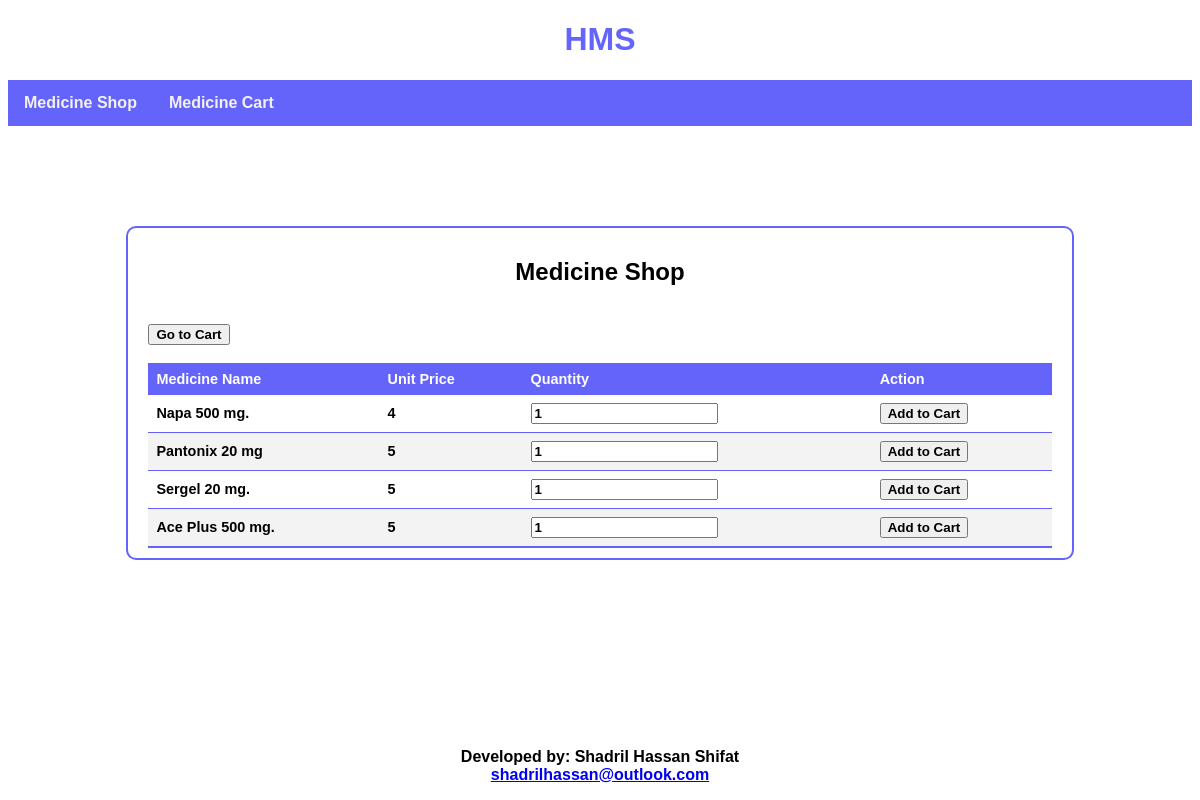
/HMS/patient/views/Medicineshop_patient.php, run on the app's committed database.
### tables this page shows
CREATE TABLE `product_data` (
  `pid` int(10) NOT NULL,
  `pname` varchar(30) NOT NULL,
  `pstock` int(10) NOT NULL,
  `unitprice` decimal(10,0) NOT NULL
);

### HMS/patient/models/MedicineshopDB_patient.php (called while the page is built, shortened)
<?php
	function viewMedicine(){
		$conn = mysqli_connect("localhost", "root", "", "hms");
        $stmt = mysqli_stmt_init($conn);
        $sql = "SELECT * FROM product_data";
        mysqli_stmt_prepare($stmt, $sql);
        mysqli_stmt_execute($stmt);
        $result = mysqli_stmt_get_result($stmt);
        return $result;
	}
?>

### HMS/patient/views/Medicineshop_patient.php (the view, shortened to what this page needs)
<?php
    include "Header1.php";
?>
<!DOCTYPE html>
<html lang="en">
<head>
    <link rel="stylesheet" type="text/css" href="css/Medshop.css">
</head>
<body>
    <div class="main">
    <h2>Medicine Shop</h2>
    <br>
    <a href="Medicinecart_patient.php"><button id="link">Go to Cart</button></a>
    <br>
    <br>
    <table class="shop">
        <thead>
            <tr>
                <th>Medicine Name</th>
                <th>Unit Price</th>
                <th>Quantity</th>
                <th>Action</th>
            </tr>
        </thead>
        <tbody id="tabledata1">
            <?php
                require "../models/MedicineshopDB_patient.php";
                $result=viewMedicine();
                if($result->num_rows>0){
                    while($row=mysqli_fetch_assoc($result)){
                        echo "
                            <form class='frm' action='../controllers/MedicineshopAction_patient.php' method='POST' novalidate onsubmit='return medShop(this);'>
                            <tr>
                                <td>".$row['pname']."</td>
                                <td>".$row['unitprice']."</td>
                                <td> <input type='number' name='qty' class='qty' value=1> </td>
                                <input type='hidden' name='id' value=".$row['pid'].">
                                <input type='hidden' name='name' value=".$row['pname'].">
                                <input type='hidden' name='price' value=".$row['unitprice'].">
                                <td>  <button type='submit'>Add to Cart</button></td>
                            </tr>
                            </form>
                            ";
                    }
                }
            ?>
        </tbody>
    </table>
    </div>
</body>
<?php
    include "Footer.php";
?>
</html>

### HMS/patient/views/css/Nav.css (style rules this page uses)
* { font-family: Arial, Helvetica, sans-serif; box-sizing: border-box; }

### HMS/patient/views/css/Medshop.css (style rules this page uses)
* { font-family: Arial, Helvetica, sans-serif; font-weight: bold; box-sizing: border-box; }
div.main { border:2px solid rgba(76, 76, 251, 0.863); border-radius: 10px; margin: 8px 0; width: 80%; padding: 10px 20px; margin-top: 100px; margin-bottom: auto; margin-right: auto; margin-left: auto; background-color: rgb(255, 255, 255); }
table { border-collapse: collapse; width: 100%; margin-left: auto; margin-right: auto; font-size: 0.9em; font-family: sans-serif; min-width: 400px; }
th, td { text-align: left; padding: 8px; }
.shop thead tr { background-color: rgba(76, 76, 251, 0.863); color: #ffffff; text-align: left; }
.shop tbody tr { border-bottom: 1px solid rgba(76, 76, 251, 0.863); }
.shop tbody tr:nth-of-type(even) { background-color: #f3f3f3; }
.shop tbody tr:last-of-type { border-bottom: 2px solid rgba(76, 76, 251, 0.863); }
h2 { text-align: center; }

### data on the page
product_data: pname "Napa 500 mg.", unitprice "4"
product_data: pname "Pantonix 20 mg", unitprice "5"
product_data: pname "Sergel 20 mg.", unitprice "5"
product_data: pname "Ace Plus 500 mg.", unitprice "5"
